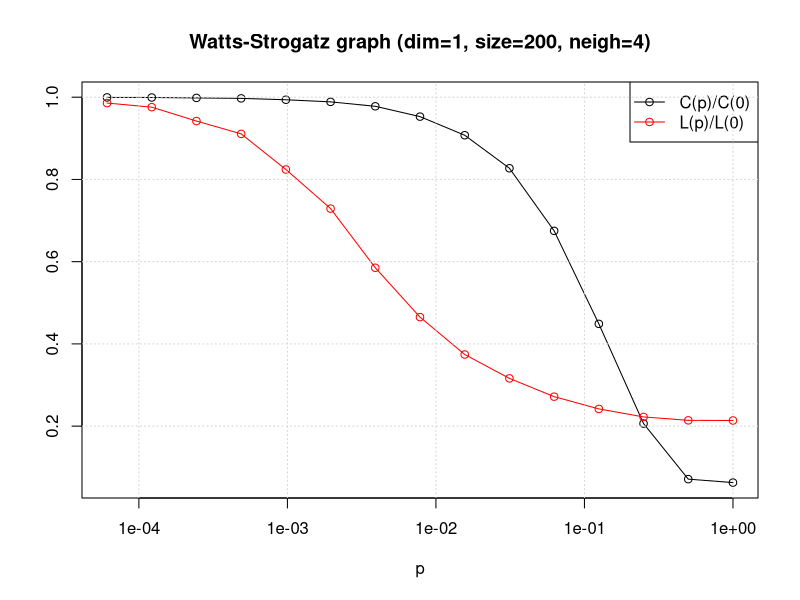

R code for this plot:
library(igraph, warn.conflicts = FALSE)

# Constants

XN = 15
R = seq(1, XN)
P = 2**-(R-1)
DIM = 1
SIZE = 200
NEI = 4
REP = 100

# Compute mean C0 using samples in C0v. Same for L0.

L0v = rep(0, REP)
C0v = rep(0, REP)

for(n in seq(REP)) {
	g0 = watts.strogatz.game(DIM, SIZE, NEI, 0)
	C0v[n] = transitivity(g0)
	L0v[n] = average.path.length(g0)
}

L0 = mean(L0v)
C0 = mean(C0v)

# Now compute L and C as p changes.

L = rep(0, XN)
C = rep(0, XN)

for(r in R) {
	Lv = rep(0, REP)
	Cv = rep(0, REP)

	# Sample REP times

	for(n in seq(REP)) {
		g = watts.strogatz.game(DIM, SIZE, NEI, P[r])
		Cp = transitivity(g)
		Cv[n] = Cp/C0
		Lp = average.path.length(g)
		Lv[n] = Lp/L0
	}
	C[r] = mean(Cv)
	L[r] = mean(Lv)
}

# Plot as pdf

pdf(file="ws.pdf")

title = sprintf("Watts-Strogatz graph (dim=%d, size=%d, neigh=%d)",
	DIM, SIZE, NEI)

plot(P, C, log='x', 
	type='o', col='black',
	xlab='p', ylab='',
	main=title)

lines(P, L, 
	type='o', col='red')

legend("topright",
	legend = c("C(p)/C(0)", "L(p)/L(0)"),
	col=c('black', 'red'), pch=c(1,1), lty=c(1,1))

grid()
dev.off()
